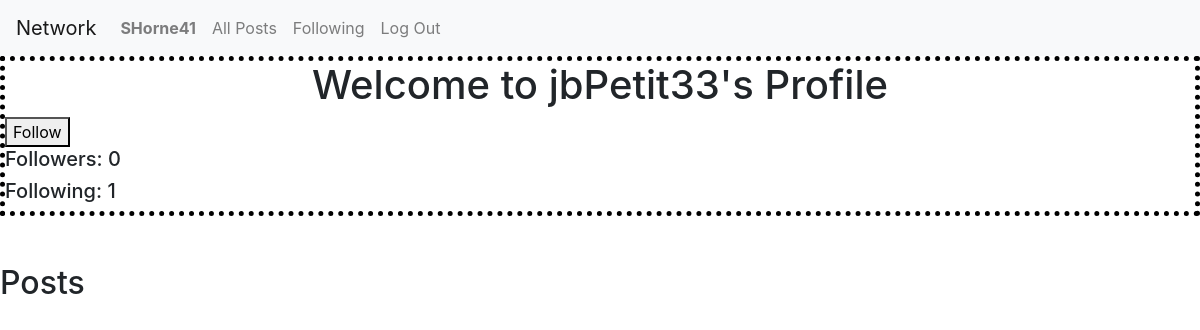
Page /profilePage/jbPetit33 (signed in) on the earlier database version.
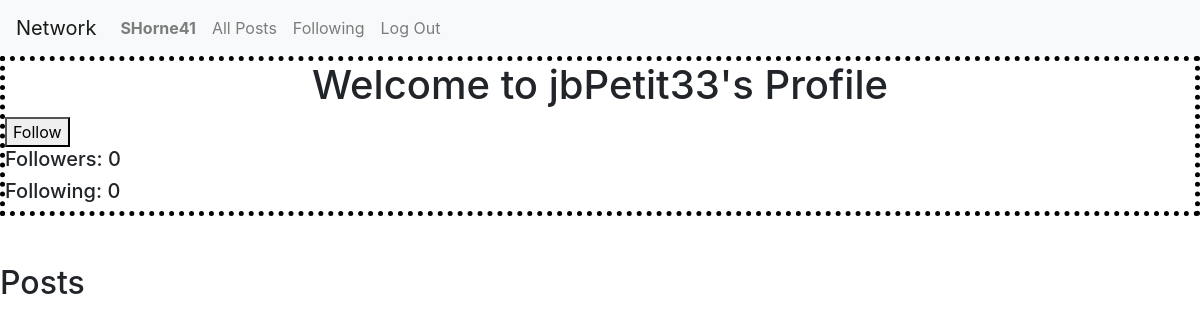
Same page on the later database version.
### network/models.py (models this page shows)
class User(AbstractUser):
    numFollowers = models.IntegerField(default = 0)
    numFollowing = models.IntegerField(default = 0)

### network/views.py (the view)
# urls.py: path("profilePage/<str:username>", views.profile_page, name="profile"),
def profile_page(request, username):
    user = User.objects.get(username = username)
    userID = user.id
    posts = Post.objects.filter(owner = userID)
    posts = posts.order_by("-timestamp").all()
    isFollowing = False
    newFollowForm = FollowForm(initial={'followingUser': request.user.id, 'followedUser': userID})
    if (request.user.is_authenticated):
        registeredUser = User.objects.get(username = request.user.username)
        registeredUserID = registeredUser.id
        if (Following.objects.filter(followingUser = registeredUserID, followedUser = userID).exists()):
            isFollowing = True
    context = {"profile": user, "posts": posts, "isFollowing": isFollowing, "form": newFollowForm}
    return render(request, "network/profile.html", context)

### network/templates/network/profile.html (shortened to what this page needs)
{% extends "network/layout.html" %}
{% block body %}
<div id="profile-info" style="border: 5px dotted black">
    <h1 style="text-align: center;">Welcome to {{ profile.username }}'s Profile</h1>
    {% if request.user.is_authenticated %}
        {% if profile.username != request.user %}
            {% if isFollowing == False %}
                <form action="{% url 'follow' profile.username %}" method="POST">
                    <button type="submit">Follow {{profile.user}}</button>
                </form>
            {% else %}
                <form action="{% url 'unfollow' profile.username %}" method="POST">
                    {% csrf_token %}
                    <button type="submit">Unfollow {{profile.user}}</button>
                </form>
            {% endif %}
        {% endif %}
    {% endif %}
    <h5>Followers: {{profile.numFollowers}}</h5>
    <h5>Following: {{profile.numFollowing}}</h5>
</div><br/><br/>
<h2>Posts</h2>
{% endblock %}

### network/templates/network/layout.html (shortened to what this page needs)
{% load static %}
<!DOCTYPE html>
<html lang="en">
    <head>
        <link rel="stylesheet" href="https://stackpath.bootstrapcdn.com/bootstrap/4.4.1/css/bootstrap.min.css">
        <link href="{% static 'network/styles.css' %}" rel="stylesheet">
    </head>
    <body>
        <nav class="navbar navbar-expand-lg navbar-light bg-light">
            <a class="navbar-brand" href="#">Network</a>
            <div>
              <ul class="navbar-nav mr-auto">
                {% if user.is_authenticated %}
                    <li class="nav-item">
                        <a class="nav-link" href="{% url 'profile' user.username %}"><strong>{{ user.username }}</strong></a>
                    </li>
                {% endif %}
                <li class="nav-item">
                  <a class="nav-link" href="{% url 'index' %}">All Posts</a>
                </li>
                {% if user.is_authenticated %}
                    <li class="nav-item">
                        <a class="nav-link" href="#">Following</a>
                    </li>
                    <li class="nav-item">
                        <a class="nav-link" href="{% url 'logout' %}">Log Out</a>
                    </li>
                {% endif %}
              </ul>
            </div>
          </nav>
        <div class="body">
            {% block body %}
            {% endblock %}
        </div>
    </body>
</html>

Differences in the rows shown:
changed User "jbPetit33": numFollowing "1" → "0"
